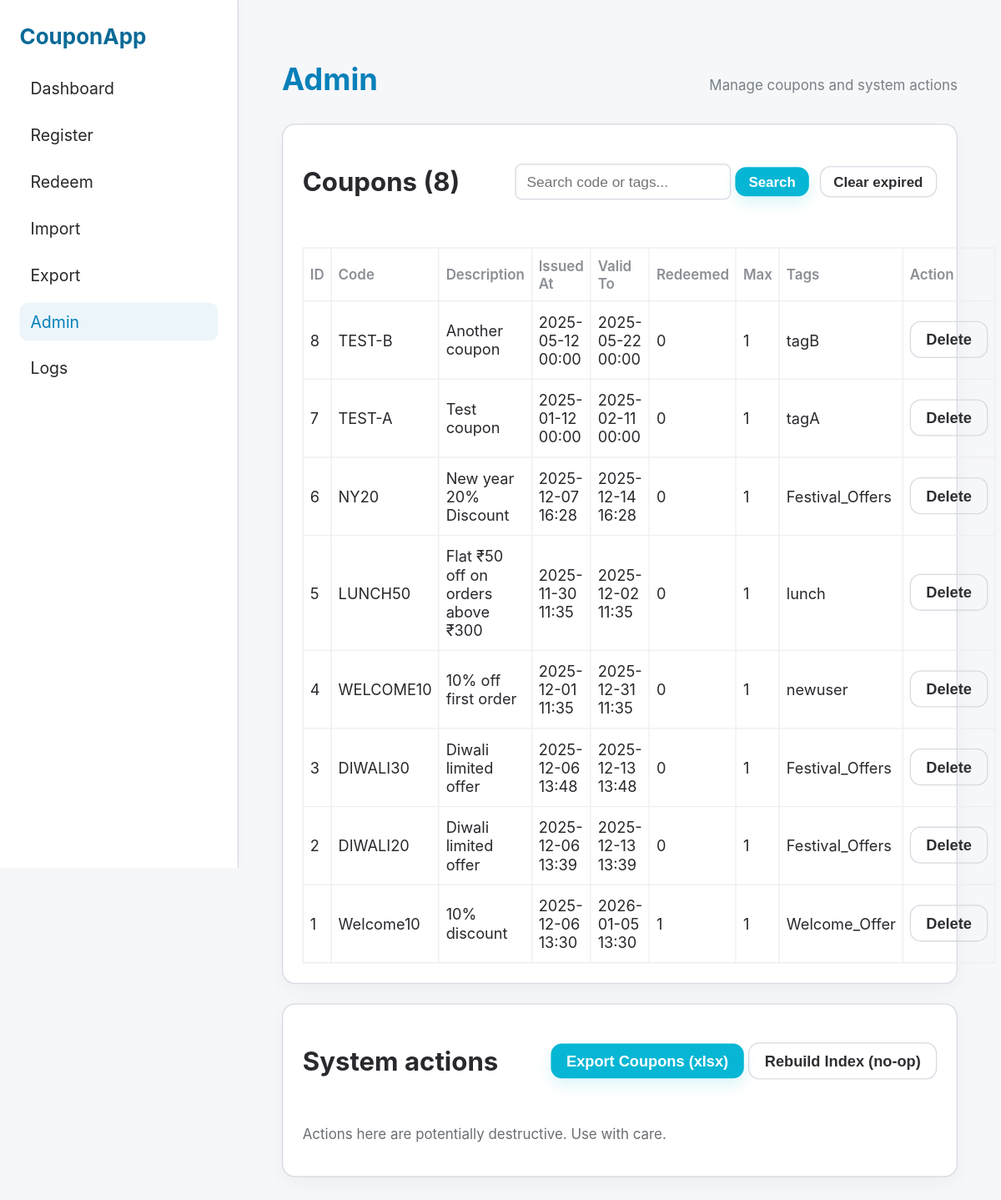
/admin, run on an earlier commit of the app's database.
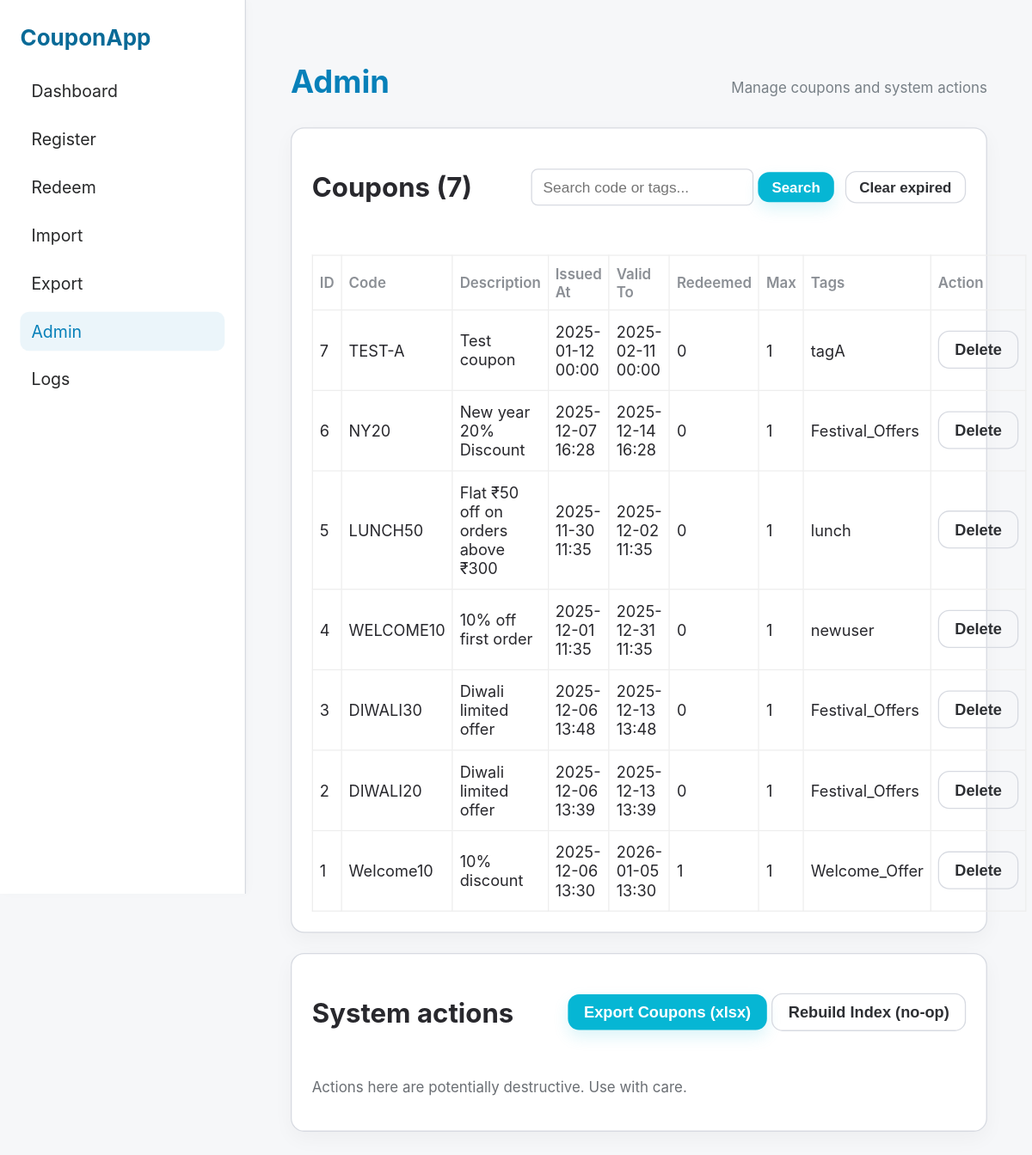
And on a later commit of the database.
### app/models.py (models this page shows, shortened)
class Coupon(db.Model):
    __tablename__ = "coupons"
    id = db.Column(db.Integer, primary_key=True)
    code = db.Column(db.String(80), unique=True, nullable=False)
    description = db.Column(db.String(255))
    issued_at = db.Column(db.DateTime, default=datetime.utcnow)
    valid_from = db.Column(db.DateTime, nullable=True)
    valid_to = db.Column(db.DateTime, nullable=True)
    validity_value = db.Column(db.Integer, nullable=True)   # e.g., 30
    validity_unit = db.Column(db.String(16), default="days") # "days" or "hours"
    issued_to = db.Column(db.String(120), nullable=True)
    tags = db.Column(db.String(255), nullable=True)
    max_redemptions = db.Column(db.Integer, nullable=False, default=1)
    redeemed_count = db.Column(db.Integer, default=0)

### app/routes.py (the view)
@bp.route("/admin", methods=["GET", "POST"])
def admin():
    q = (request.args.get("q") or "").strip().lower()
    query = Coupon.query.order_by(Coupon.id.desc())
    if q:
        query = query.filter(
            (Coupon.code.ilike(f"%{q}%")) | (Coupon.tags.ilike(f"%{q}%"))
        )
    rows = query.all()
    coupons = []
    for c in rows:
        coupons.append({
            "id": c.id,
            "code": c.code,
            "description": c.description or "",
            "issued_at": c.issued_at.isoformat(sep=" ", timespec="minutes") if c.issued_at else "",
            "valid_to": c.valid_to.isoformat(sep=" ", timespec="minutes") if c.valid_to else "",
            "redeemed_count": c.redeemed_count or 0,
            "max_redemptions": c.max_redemptions or 1,
            "tags": c.tags or ""
        })
    return render_template("admin.html", coupons=coupons)

### app/templates/admin.html (shortened to what this page needs)
{% extends "base.html" %}
{% block content %}
<div class="app-container">
  <aside class="sidebar" aria-hidden="true">
    <div class="sidebar-brand">CouponApp</div>
    <nav class="side-nav">
      <a class="nav-item" href="{{ url_for('main.index') }}">Dashboard</a>
      <a class="nav-item" href="{{ url_for('main.register') }}">Register</a>
      <a class="nav-item" href="{{ url_for('main.redeem') }}">Redeem</a>
      <a class="nav-item" href="{{ url_for('main.import_excel') }}">Import</a>
      <a class="nav-item" href="{{ url_for('main.export') }}">Export</a>
      <a class="nav-item active" href="{{ url_for('main.admin') }}">Admin</a>
      <a class="nav-item" href="{{ url_for('main.logs') }}">Logs</a>
    </nav>
  </aside>
  <main class="main">
    <header class="main-header">
      <h1 class="title">Admin</h1>
      <div class="header-meta">Manage coupons and system actions</div>
    </header>
    <section class="table-card">
      <div style="display:flex; justify-content:space-between; align-items:center;">
        <h2>Coupons ({{ coupons|length }})</h2>
        <div style="display:flex; gap:10px; align-items:center;">
          <form method="get" action="{{ url_for('main.admin') }}">
            <input name="q" value="{{ request.args.get('q','') }}" placeholder="Search code or tags..." style="padding:8px 10px; border-radius:6px; border:1px solid #d7dae1;" />
            <button class="btn small" type="submit">Search</button>
          </form>
          <form method="post" action="{{ url_for('main.clear_expired') }}" onsubmit="return confirm('Clear all expired coupons? This cannot be undone.');">
            <button class="btn small ghost" type="submit">Clear expired</button>
          </form>
        </div>
      </div>
      <table class="coupons-table" style="margin-top:12px;">
        <thead>
          <tr>
            <th>ID</th><th>Code</th><th>Description</th><th>Issued At</th><th>Valid To</th>
            <th>Redeemed</th><th>Max</th><th>Tags</th><th>Action</th>
          </tr>
        </thead>
        <tbody>
          {% for c in coupons %}
          <tr>
            <td>{{ c.id }}</td>
            <td class="mono">{{ c.code }}</td>
            <td>{{ c.description or '' }}</td>
            <td>{{ c.issued_at or '' }}</td>
            <td>{{ c.valid_to or '' }}</td>
            <td>{{ c.redeemed_count or 0 }}</td>
            <td>{{ c.max_redemptions or 1 }}</td>
            <td>{{ c.tags or '' }}</td>
            <td style="text-align:right;">
              <form method="post" class="delete-form" action="{{ url_for('main.admin_delete') }}" style="display:inline;">
                <button type="submit" class="btn ghost btn-delete" data-id="{{ c.id }}" data-code="{{ c.code }}">Delete</button>
              </form>
            </td>
          </tr>
          {% endfor %}
        </tbody>
      </table>
    </section>
    <section class="table-card" style="margin-top:18px;">
      <div style="display:flex; justify-content:space-between; align-items:center;">
        <h2>System actions</h2>
        <div>
          <form method="post" action="{{ url_for('main.export_all_coupons') }}" style="display:inline;">
            <button class="btn" type="submit">Export Coupons (xlsx)</button>
          </form>
          <form method="post" action="{{ url_for('main.reindex') }}" style="display:inline;">
            <button class="btn ghost" type="submit">Rebuild Index (no-op)</button>
          </form>
        </div>
      </div>
      <p style="margin-top:10px; color:#6b6f74; font-size:13px;">
        Actions here are potentially destructive. Use with care.
      </p>
    </section>
  </main>
</div>
{% endblock %}

What changed in the data, as far as the page shows it:
removed Coupon: id "8", code "TEST-B", description "Another coupon", issued_at "2025-05-12 00:00", valid_to "2025-05-22 00:00", redeemed_count "0", max_redemptions "1", tags "tagB"
Also different on the page:
{{ coupons|length }}: "8" → "7"
